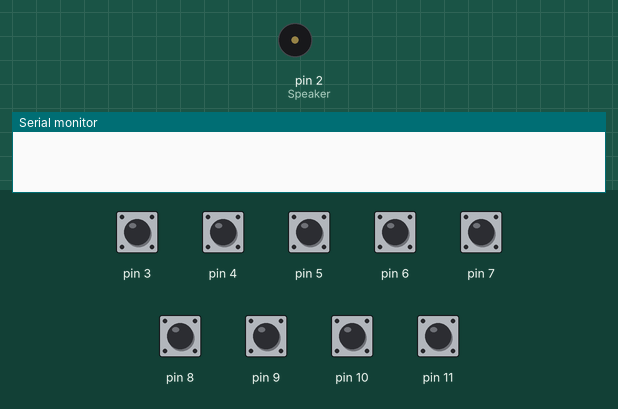
The sketch below on a simulated Arduino Uno, built with avr-gcc and run on an emulated ATmega328P. Parts: buzzer (waves = sounding), the last lines printed to the serial monitor. Inputs (shaded band) come from the test bench; at power-on: pin 3–11 HIGH.

Above: at 1.2 s.
1.3 s: pin 5 pulled LOW for 0.15 s
At 1.43 s:
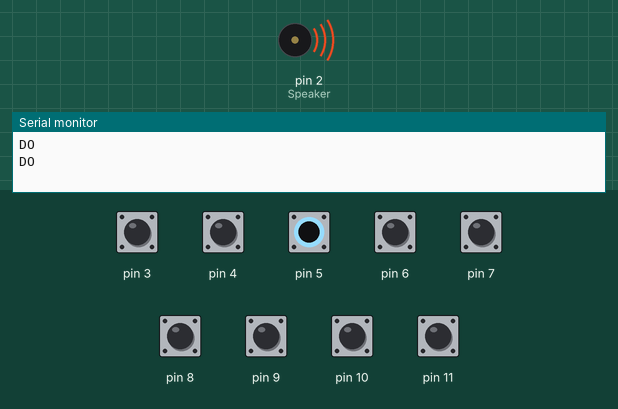
3.0 s: pin 4 pulled LOW for 1 s
At 4.6 s:
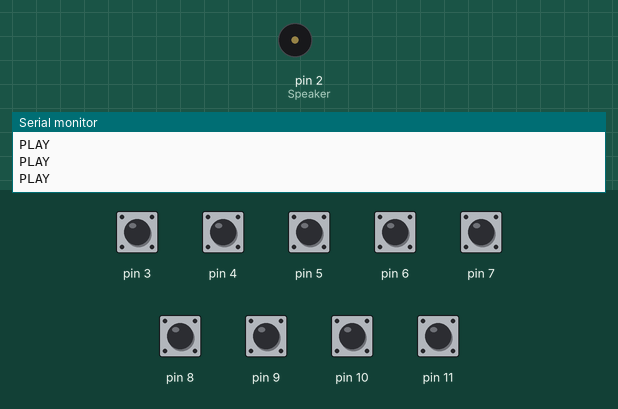
7.6 s: pin 6 pulled LOW for 0.15 s
At 7.76 s:
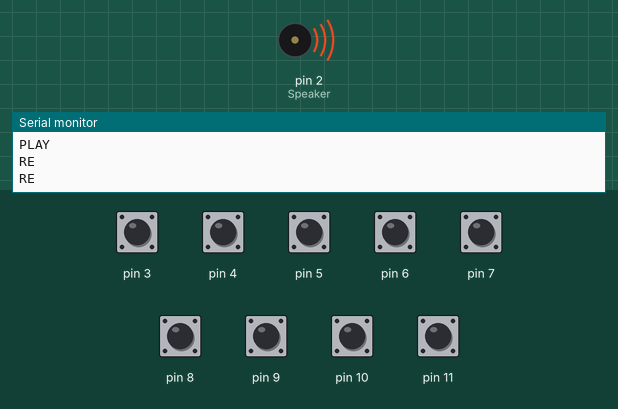
9.2 s: pin 7 pulled LOW for 0.15 s
At 10.0 s:
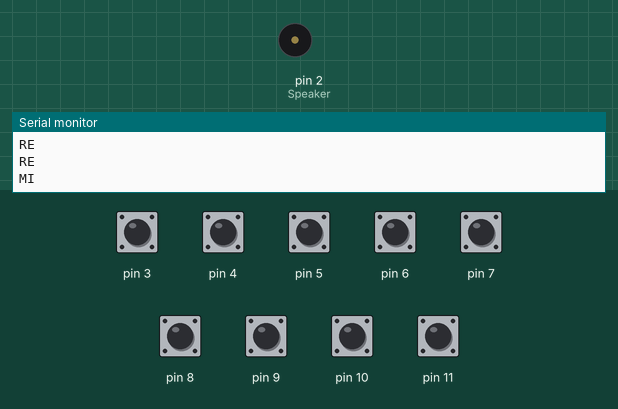
10.8 s: pin 8 pulled LOW for 0.15 s
At 11.8 s:
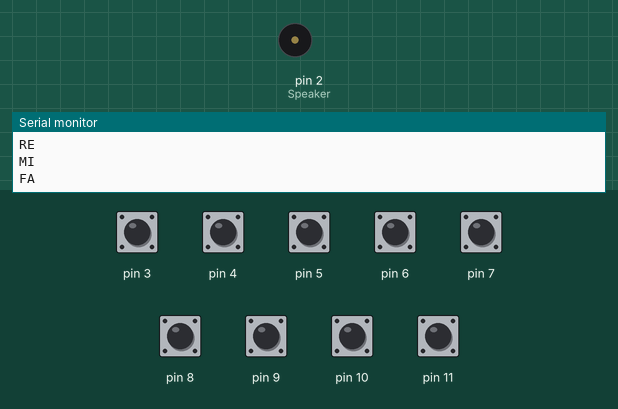
Timing chart, 0 to 13.4 s (numbered marks = the images above; inputs shaded):
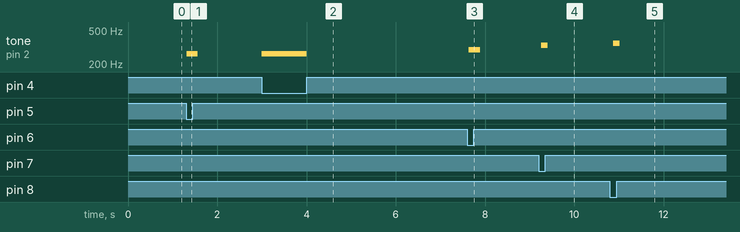

The sketch:

MIni_Pianooooooooooo.ino
```cpp
/// Assignment 2 Mini piano ///
int note[250]; // เก็บโน๊ต
int index = 1; // จำนวนโน็ตตัวที่ n
int timenote[250]; // บันทึกเวลาระหว่างโน็ต
int timecount = 0; // ตัวนับเวลา
long debo = 0; // ตัวหน่วงเวลา

void setup()
{
  for (int i = 0; i < 5; i++) // record and reset
  {
    pinMode(i + 3, INPUT_PULLUP);
  }
  for (int i = 5; i < 12; i++) // DoReMiSolaTe
  {
    pinMode(i, INPUT_PULLUP);
  }
  pinMode(2, OUTPUT); // Speaker
  Serial.begin(9600);
}

void loop()
{
  if (digitalRead(3) == LOW) // ปุ่ม Reset
  {
    delay(150);
    Serial.println("RESET");
    //index++;
    for (int r = 1; r <= 250; r++)
    {
      note[r] = 0;
      timenote[r] = 0;
    }
    index = 0;
  }

  if (digitalRead(4) == LOW) // ปุ่ม Play
  {
    for (int r = 1; r <= index + 1; r++)
    {
      tone(2, note[r], 250);
      Serial.println("PLAY");
      delay(timenote[r + 1]);
    }
    noTone(2);
  }

  if (millis() - debo > 100 )
  {
    if (digitalRead(5) == LOW)
    {
      note[index] = 262;
      timenote[index] = millis() - timecount;
      timecount = millis() + 1;
      tone(2, 262, 150); // เสียงโด
      Serial.println("DO");
      index++;
    }
    if (digitalRead(6) == LOW)
    {
      note[index] = 294;
      timenote[index] = millis() - timecount;
      timecount = millis() + 1;
      tone(2, 294, 150); // เสียงเร
      Serial.println("RE");
      index++;
    }
    if (digitalRead(7) == LOW)
    {
      note[index] = 330;
      timenote[index] = millis() - timecount;
      timecount = millis() + 1;
      tone(2, 330, 150); // เสียงมี
      Serial.println("MI");
      index++;
    }
    if (digitalRead(8) == LOW)
    {
      note[index] = 349;
      timenote[index] = millis() - timecount;
      timecount = millis() + 1;
      tone(2, 349, 150); // เสียงฟา
      Serial.println("FA");
      index++;
    }
    if (digitalRead(9) == LOW)
    {
      note[index] = 392;
      timenote[index] = millis() - timecount;
      timecount = millis() + 1;
      tone(2, 392, 150); // เสียงซอล
      Serial.println("SOL");
      index++;
    }
    if (digitalRead(10) == LOW)
    {
      note[index] = 440;
      timenote[index] = millis() - timecount;
      timecount = millis() + 1;
      tone(2, 440, 150); // เสียงลา
      Serial.println("LA");
      index++;
    }
    if (digitalRead(11) == LOW)
    {
      note[index] = 494;
      timenote[index] = millis() - timecount;
      timecount = millis() + 1;
      tone(2, 494, 150); // เสียงที
      Serial.println("TE");
      index++;
    }
    debo = millis();
  }
}
```

Measured:
- after the input at 1.3 s, tone on pin 2 (Speaker): silent → 262 Hz at once, → silent 0.25 s later
- after the input at 3.0 s, tone on pin 2 (Speaker): silent → 262 Hz at once, → silent 1.0 s later
- after the input at 7.6 s, tone on pin 2 (Speaker): silent → 294 Hz at once, → silent 0.25 s later
- after the input at 9.2 s, tone on pin 2 (Speaker): silent → 330 Hz after 0.06 s, → silent 0.15 s later
- after the input at 10.8 s, tone on pin 2 (Speaker): silent → 349 Hz after 0.07 s, → silent 0.15 s later
